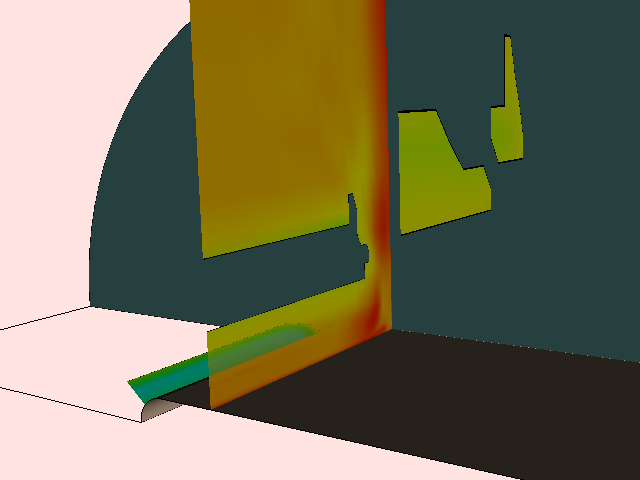

Recreate this plot in Python.
#!/usr/bin/env python

# Texture thresholding applied to scalar data from a blunt fin flow simulation.

import os
from pathlib import Path

# Factory overrides: importing these modules registers the OpenGL rendering
# and interaction style implementations for vtkRenderingCore factory classes.
import vtkmodules.vtkInteractionStyle  # noqa: F401
import vtkmodules.vtkRenderingOpenGL2  # noqa: F401

# VTK pipeline classes used in this example
from vtkmodules.vtkFiltersCore import vtkStructuredGridOutlineFilter
from vtkmodules.vtkFiltersGeometry import vtkStructuredGridGeometryFilter
from vtkmodules.vtkFiltersTexture import vtkThresholdTextureCoords
from vtkmodules.vtkIOLegacy import vtkStructuredPointsReader
from vtkmodules.vtkIOParallel import vtkMultiBlockPLOT3DReader
from vtkmodules.vtkRenderingCore import (
    vtkActor,
    vtkCamera,
    vtkDataSetMapper,
    vtkPolyDataMapper,
    vtkRenderWindow,
    vtkRenderWindowInteractor,
    vtkRenderer,
    vtkTexture,
)

# Colors (normalized RGB)
peach_puff_rgb = (1.0, 0.855, 0.725)
dark_slate_gray_rgb = (0.184, 0.310, 0.310)
black_rgb = (0.0, 0.0, 0.0)
misty_rose_rgb = (1.0, 0.894, 0.882)

# Data: locate the blunt fin dataset and texture map
data_dir = Path(os.environ.get("VPE_DATA_DIR", Path(__file__).parent))
xyz_file = str(data_dir / "bluntfinxyz.bin")
q_file = str(data_dir / "bluntfinq.bin")
texture_file = str(data_dir / "texThres2.vtk")

# Source: read the PLOT3D blunt fin dataset
pl3d = vtkMultiBlockPLOT3DReader()
pl3d.SetXYZFileName(xyz_file)
pl3d.SetQFileName(q_file)
pl3d.SetScalarFunctionNumber(100)
pl3d.SetVectorFunctionNumber(202)
pl3d.Update()
output = pl3d.GetOutput().GetBlock(0)

# Wall: extract the floor geometry (j=0 plane)
wall = vtkStructuredGridGeometryFilter()
wall.SetInputData(output)
wall.SetExtent(0, 100, 0, 0, 0, 100)

wall_mapper = vtkPolyDataMapper()
wall_mapper.SetInputConnection(wall.GetOutputPort())
wall_mapper.ScalarVisibilityOff()

wall_actor = vtkActor()
wall_actor.SetMapper(wall_mapper)
wall_actor.GetProperty().SetColor(peach_puff_rgb)

# Fin: extract the rear wall geometry (k=0 plane)
fin = vtkStructuredGridGeometryFilter()
fin.SetInputData(output)
fin.SetExtent(0, 100, 0, 100, 0, 0)

fin_mapper = vtkPolyDataMapper()
fin_mapper.SetInputConnection(fin.GetOutputPort())
fin_mapper.ScalarVisibilityOff()

fin_actor = vtkActor()
fin_actor.SetMapper(fin_mapper)
fin_actor.GetProperty().SetColor(dark_slate_gray_rgb)

# Texture: load the threshold texture map
tmap = vtkStructuredPointsReader()
tmap.SetFileName(texture_file)

texture = vtkTexture()
texture.SetInputConnection(tmap.GetOutputPort())
texture.InterpolateOff()
texture.RepeatOff()

# --- Plane 0: threshold by upper (scalar >= 1.5) ---
plane_0 = vtkStructuredGridGeometryFilter()
plane_0.SetInputData(output)
plane_0.SetExtent(10, 10, 0, 100, 0, 100)

thresh_0 = vtkThresholdTextureCoords()
thresh_0.SetInputConnection(plane_0.GetOutputPort())
thresh_0.ThresholdByUpper(1.5)

plane_mapper_0 = vtkDataSetMapper()
plane_mapper_0.SetInputConnection(thresh_0.GetOutputPort())
plane_mapper_0.SetScalarRange(output.GetScalarRange())

plane_actor_0 = vtkActor()
plane_actor_0.SetMapper(plane_mapper_0)
plane_actor_0.SetTexture(texture)
plane_actor_0.GetProperty().SetOpacity(0.999)

# --- Plane 1: threshold by lower (scalar <= 1.5) ---
plane_1 = vtkStructuredGridGeometryFilter()
plane_1.SetInputData(output)
plane_1.SetExtent(30, 30, 0, 100, 0, 100)

thresh_1 = vtkThresholdTextureCoords()
thresh_1.SetInputConnection(plane_1.GetOutputPort())
thresh_1.ThresholdByLower(1.5)

plane_mapper_1 = vtkDataSetMapper()
plane_mapper_1.SetInputConnection(thresh_1.GetOutputPort())
plane_mapper_1.SetScalarRange(output.GetScalarRange())

plane_actor_1 = vtkActor()
plane_actor_1.SetMapper(plane_mapper_1)
plane_actor_1.SetTexture(texture)
plane_actor_1.GetProperty().SetOpacity(0.999)

# --- Plane 2: threshold between (1.5 <= scalar <= 1.8) ---
plane_2 = vtkStructuredGridGeometryFilter()
plane_2.SetInputData(output)
plane_2.SetExtent(35, 35, 0, 100, 0, 100)

thresh_2 = vtkThresholdTextureCoords()
thresh_2.SetInputConnection(plane_2.GetOutputPort())
thresh_2.ThresholdBetween(1.5, 1.8)

plane_mapper_2 = vtkDataSetMapper()
plane_mapper_2.SetInputConnection(thresh_2.GetOutputPort())
plane_mapper_2.SetScalarRange(output.GetScalarRange())

plane_actor_2 = vtkActor()
plane_actor_2.SetMapper(plane_mapper_2)
plane_actor_2.SetTexture(texture)
plane_actor_2.GetProperty().SetOpacity(0.999)

# Outline: wireframe bounding box for context
outline = vtkStructuredGridOutlineFilter()
outline.SetInputData(output)

outline_mapper = vtkPolyDataMapper()
outline_mapper.SetInputConnection(outline.GetOutputPort())

outline_actor = vtkActor()
outline_actor.SetMapper(outline_mapper)
outline_actor.GetProperty().SetColor(black_rgb)

# Renderer: assemble the scene
renderer = vtkRenderer()
renderer.AddActor(plane_actor_0)
renderer.AddActor(plane_actor_1)
renderer.AddActor(plane_actor_2)
renderer.AddActor(outline_actor)
renderer.AddActor(wall_actor)
renderer.AddActor(fin_actor)
renderer.SetBackground(misty_rose_rgb)

# Window: display the rendered scene
render_window = vtkRenderWindow()
render_window.AddRenderer(renderer)
render_window.SetWindowName("texture threshold")
render_window.SetMultiSamples(0)
render_window.SetSize(640, 480)

# Scene: position the camera
cam = vtkCamera()
cam.SetClippingRange(1.51176, 75.5879)
cam.SetFocalPoint(2.33749, 2.96739, 3.61023)
cam.SetPosition(10.8787, 5.27346, 15.8687)
cam.SetViewAngle(30)
cam.SetViewUp(-0.0610856, 0.987798, -0.143262)
renderer.SetActiveCamera(cam)

# Interactor: handle mouse and keyboard events
render_window_interactor = vtkRenderWindowInteractor()
render_window_interactor.SetRenderWindow(render_window)

# Launch the interactive visualization
render_window_interactor.Initialize()
render_window_interactor.Start()
